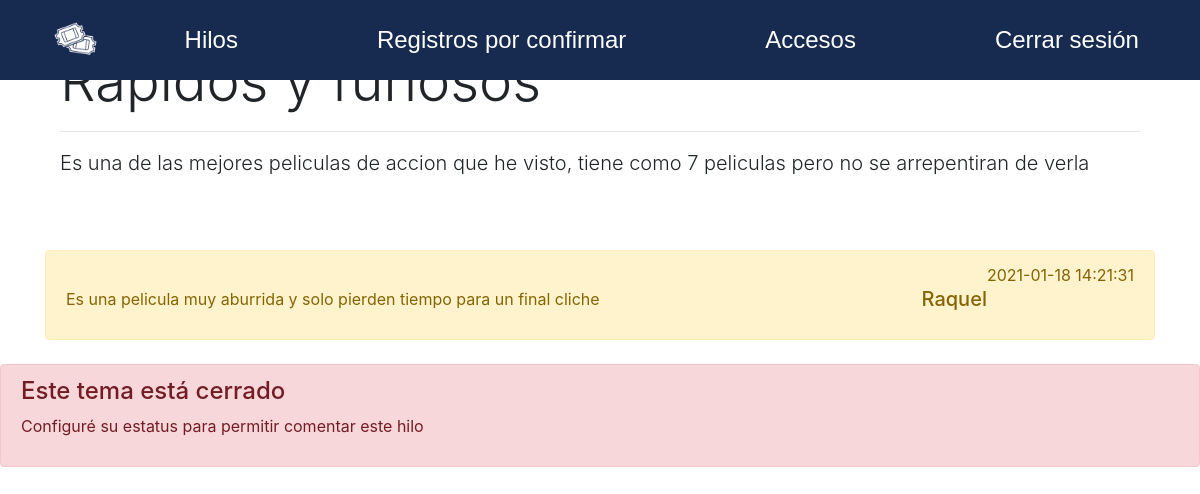
The app's page /administrador/comentarios.php?id=21 with its own data.
### tables this page shows
CREATE TABLE `foros` (
  `idforo` int(11) NOT NULL,
  `titulo` varchar(50) NOT NULL,
  `descripcion` varchar(255) NOT NULL,
  `datatime` timestamp NOT NULL DEFAULT current_timestamp() ON UPDATE current_timestamp(),
  `idnumcontrol` varchar(9) NOT NULL,
  `estatus` varchar(15) NOT NULL,
  `clasificacion` varchar(32) NOT NULL,
  `permiso` varchar(20) NOT NULL
);

CREATE TABLE `comentarios` (
  `idcomentario` int(11) NOT NULL,
  `descripcion` varchar(255) NOT NULL,
  `datatime` timestamp NOT NULL DEFAULT current_timestamp(),
  `idforo` int(11) NOT NULL,
  `idnumcontrol` varchar(9) NOT NULL
);

CREATE TABLE `usuarios` (
  `numcontrol` varchar(9) NOT NULL,
  `nombres` varchar(30) NOT NULL,
  `apellidos` varchar(60) NOT NULL,
  `correo` varchar(100) NOT NULL,
  `clave` varchar(50) NOT NULL,
  `estatus` tinyint(1) NOT NULL
);

### administrador/comentarios.php (the view, shortened to what this page needs)
<?php
    include_once "../bd/conexion.php";
    include_once "includes/header.php";
    include_once "menu.php";
    $idforo = $_GET['id'];
    $sql = mysqli_query($conn,"SELECT * FROM foros where idforo = '$idforo'");
            $dato = mysqli_fetch_array($sql);
?>
<div class="container mt-5">
<div class="my-4">
  <div class="container">
    <h1 class="display-4"><?php echo $dato['titulo']?></h1>
    <hr>
    <p class="lead"><?php echo $dato['descripcion']?></p>
  </div>
</div>
</div>
<div class="container mt-5">
<?php
        include_once "codcomentarios.php";
        $query = mysqli_query($conn,"SELECT c.descripcion,c.datatime ,u.nombres,f.titulo  FROM comentarios AS c INNER JOIN usuarios AS u ON u.numcontrol = c.idnumcontrol INNER JOIN foros AS f ON f.idforo = c.idforo WHERE c.idforo = '$idforo'");
        $result = mysqli_num_rows($query);
    if($result > 0){
        while($data = mysqli_fetch_array($query)){
        ?>
        <div class="alert alert-warning" role="alert">
            <p class="float-right"><?php echo $data['datatime']?> </p><br>
            <p class="h5 float-right"  ><?php echo $data['nombres']?></p>
            <p><?php echo $data['descripcion']?></p>
</div>
    <?php
        }
    }
    if($dato['estatus']=='abierto'){
?>
      <div class="card">
      <form method ="post" >
        <div class="form-group">
        <h2>Haga su comentario</h2>
          <label for="respuesta">Comentario:</label>
          <textarea class="form-control" id="respuesta" name="respuesta"></textarea>
        </div>
        <div class="text-right">
        <input class = "btn btn-success"type="submit" value="Publicar comentario" name="botons">
        </div>
      <div><?php echo isset($alert) ? $alert : '' ; ?> </div>
      </form>
</div>
</div>
        <?php }else{
              ?>
                </div>
                <div class="my-4 alert alert-danger" role="alert">
                <h4 class="alert-heading">Este tema está cerrado</h4>
                <p>Configuré su estatus para permitir comentar este hilo</p>
                </div>
            <?php
        }?>
<?php
    include_once "includes/footer.php";
?>

### records on screen
foros: titulo "Rapidos y furiosos", descripcion "Es una de las mejores peliculas de accion que he visto, tiene como 7 peliculas pero no se arrepentiran de verla"
comentarios: datatime "2021-01-18 14:21:31", idnumcontrol.nombres "Raquel", descripcion "Es una pelicula muy aburrida y solo pierden tiempo para un final cliche"
